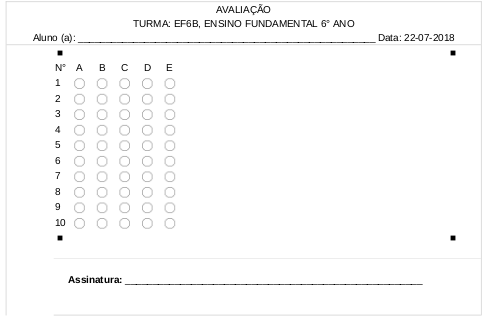
#> input picture lessons/dataset/imgs/gabarito_template_geral.png, 485 x 319 px
$ jupyter execute '7.4.2 - Camera-Basic-Recognition_scanner_Object.ipynb'   (older library calls are emulated)
#> lines starting #> are read from the running program, lines starting #| are printed output that depends on the picture; after the words box and inside, x2 and y2 are one past the last pixel; in counts of white or black regions, pixels touching at a corner belong together
#> in image_processing, image is the input picture: shape (319, 485, 3); min 0, max 255, mean 251
# Image-Basic-Recognition_static

O Sistema deve identificar as provas a serem analisadas, independente de sua posição

#### [1]Desta forma as operações relacionadas para Scanner do gabarito serão pertinentes ao objeto da classe Scanner

### Identificando respostas do gabarito

[cell 1]
##################### SCANINNG UTILS #####################
import cv2
import numpy as np
import imutils
from skimage.filters import threshold_local


class Scanner:

    # [60 lines left out: functions order_points, four_point_transform, not called in this run]


    def scanning(self,image):
        ratio = image.shape[0] / 500.0
#> ratio = 0.638
        orig = image.copy()
        image = imutils.resize(image, height = 500)
#> image: shape (500, 760, 3)

        # convert the image to grayscale, blur it, and find edges
        # in the image
        gray = cv2.cvtColor(image, cv2.COLOR_BGR2GRAY)
        edged = cv2.Canny(image, 100, 200)
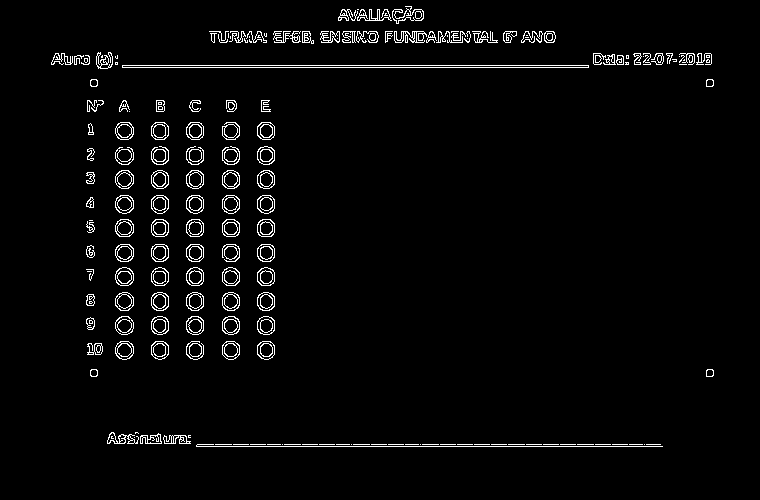
#> edged: shape (500, 760); 3% white in thin lines or dots, all inside (x1, y1, x2, y2) = (51, 6, 714, 447)

        # show the original image and the edge detected image
        print("STEP 1: Edge Detection")

        cnts = cv2.findContours(edged.copy(), cv2.RETR_LIST, cv2.CHAIN_APPROX_SIMPLE)
#> cnts = 434 contours, 164 with area under 20; largest, box (x1, y1, x2, y2) and area: (122, 65, 589, 68) 932, (122, 65, 589, 68) 930, (115, 195, 134, 214) 272, (115, 267, 134, 286) 271, (115, 292, 134, 311) 270
        cnts = cnts[0] if imutils.is_cv2() else cnts[1]
        cnts = sorted(cnts, key = cv2.contourArea, reverse = True)[:5]
#> cnts = 5 contours; box (x1, y1, x2, y2) and area: (122, 65, 589, 68) 932, (122, 65, 589, 68) 930, (115, 195, 134, 214) 272, (115, 267, 134, 286) 271, (115, 292, 134, 311) 270

        screenCnt = None
        # loop over the contours
        for c in cnts:
            # approximate the contour
            peri = cv2.arcLength(c, True)
            approx = cv2.approxPolyDP(c, 0.02 * peri, True)

            # if our approximated contour has four points, then we
            # can assume that we have found our screen
            if len(approx) == 4:
                screenCnt = approx
                break
#> this loop made 5 passes
#> peri on passes 3 to 5: 61.46, 61.46, 60.28
#> (c, peri, approx) on pass 1: ([[122, 65], [122, 67], [588, 67], [588, 65]], 936, [[122, 65], [588, 67]])

        # show the contour (outline) of the piece of paper
        print("STEP 2: Find contours of paper")
        if screenCnt is not None:
            # apply the four point transform to obtain a top-down
            # view of the original image
            warped = self.four_point_transform(orig, screenCnt.reshape(4, 2) * ratio)

            # convert the warped image to grayscale, then threshold it
            # to give it that 'black and white' paper effect
#             warped = cv2.cvtColor(warped, cv2.COLOR_BGR2GRAY)
#             T = threshold_local(warped, 11, offset = 10, method = "gaussian")
#             warped = (warped > T).astype("uint8") * 255

            # show the original and scanned images
            print("STEP 3: Apply perspective transform")

            return imutils.resize(warped, height = 650)

    def image_processing(self):
        image = cv2.imread('dataset/imgs/gabarito_template_geral.png')
        cv2.imshow("Scanned",self.scanning(image))
        cv2.waitKey(0)
        cv2.destroyAllWindows()


    # [18 lines left out: function camera_processing, not called in this run]

if __name__ == "__main__":
    scanner = Scanner()
    scanner.image_processing()
